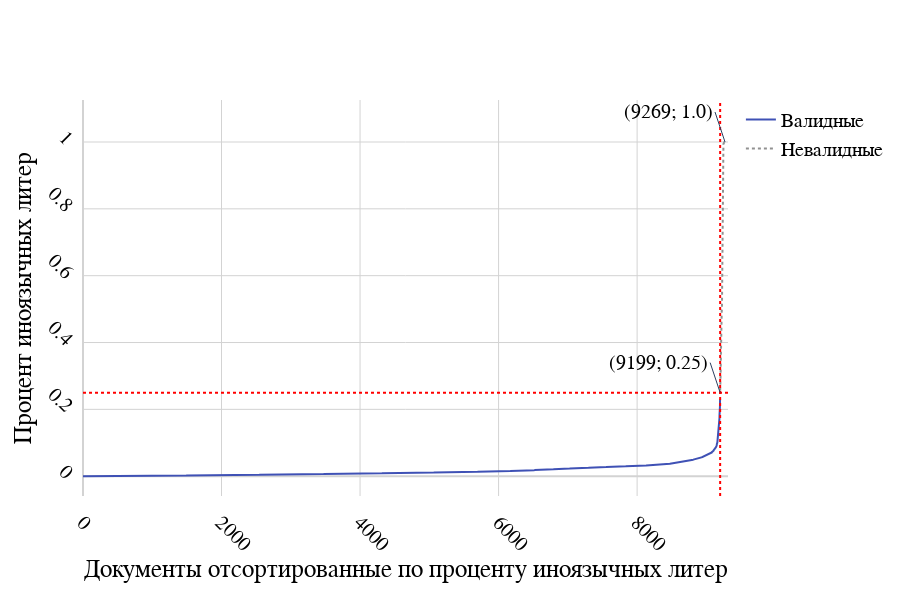

Here is the notebook cell this chart was saved with:
### Markdown cell above
# FOREIGN

### Code cell
figure(
    stats['foreign']['stats'], 
    CONFIG['foreign_threshold'], 
    'Документы отсортированные по проценту иноязычных литер', 
    'Процент иноязычных литер',
    f'{RESOURCES}/figures/foreign.png',
    invert=True
)

### Figure 1 — Plotly figure (JSON) as saved in the notebook; plotly's stock layout.template omitted (floating-point values rounded to 4 significant figures; data arrays with more than 128 entries replaced by an {"elided": "..."} marker saying what was removed)
{"data": [{"mode": "lines", "name": "Валидные", "type": "scatter", "x": {"elided": "9199 int values"}, "y": {"elided": "9199 float values"}}, {"line": {"dash": "dot"}, "mode": "lines", "name": "Невалидные", "type": "scatter", "x": [9199, 9200, 9201, 9202, 9203, 9204, 9205, 9206, 9207, 9208, 9209, 9210, 9211, 9212, 9213, 9214, 9215, 9216, 9217, 9218, 9219, 9220, 9221, 9222, 9223, 9224, 9225, 9226, 9227, 9228, 9229, 9230, 9231, 9232, 9233, 9234, 9235, 9236, 9237, 9238, 9239, 9240, 9241, 9242, 9243, 9244, 9245, 9246, 9247, 9248, 9249, 9250, 9251, 9252, 9253, 9254, 9255, 9256, 9257, 9258, 9259, 9260, 9261, 9262, 9263, 9264, 9265, 9266, 9267, 9268], "y": [0.256, 0.2597, 0.264, 0.2705, 0.2742, 0.2846, 0.2993, 0.3086, 0.3276, 0.3627, 0.3768, 0.3842, 0.3912, 0.4228, 0.4457, 0.4586, 0.4587, 0.4623, 0.4739, 0.4789, 0.4915, 0.4939, 0.4945, 0.4956, 0.4956, 0.4971, 0.5098, 0.5212, 0.5684, 0.57, 0.6336, 0.6379, 0.6585, 0.6782, 0.7029, 0.7033, 0.7422, 0.7474, 0.8037, 0.8732, 0.9484, 0.9734, 0.9765, 0.9795, 0.9839, 0.9861, 0.9913, 0.9921, 0.9944, 0.9953, 0.997, 0.9996, 0.9996, 0.9997, 1, 1, 1, 1, 1, 1, 1, 1, 1, 1, 1, 1, 1, 1, 1, 1]}], "layout": {"annotations": [{"showarrow": true, "text": "(9199; 0.25)", "x": 9199, "xanchor": "right", "y": 0.25}, {"showarrow": true, "text": "(9269; 1.0)", "x": 9269, "xanchor": "right", "y": 1}], "colorway": ["rgba(63, 81, 181, 1.0)", "#919191"], "font": {"color": "black", "family": "Times New Roman", "size": 20}, "height": 600, "margin": {"pad": 10}, "plot_bgcolor": "rgba(0, 0, 0, 0)", "shapes": [{"line": {"color": "red", "dash": "dot", "width": 2}, "type": "line", "x0": 9199, "x1": 9199, "xref": "x", "y0": 0, "y1": 1, "yref": "y domain"}, {"line": {"color": "red", "dash": "dot", "width": 2}, "type": "line", "x0": 0, "x1": 1, "xref": "x domain", "y0": 0.25, "y1": 0.25, "yref": "y"}], "width": 900, "xaxis": {"gridcolor": "lightgrey", "showgrid": true, "tickangle": 45, "tickformat": "000", "ticklen": 10, "title": {"font": {"color": "black", "family": "Times New Roman", "size": 25}, "text": "Документы отсортированные по проценту иноязычных литер"}, "zerolinecolor": "lightgrey"}, "yaxis": {"gridcolor": "lightgrey", "showgrid": true, "tickangle": 45, "tickformat": "000", "ticklen": 10, "title": {"font": {"color": "black", "family": "Times New Roman", "size": 25}, "text": "Процент иноязычных литер"}, "zerolinecolor": "lightgrey"}}}
